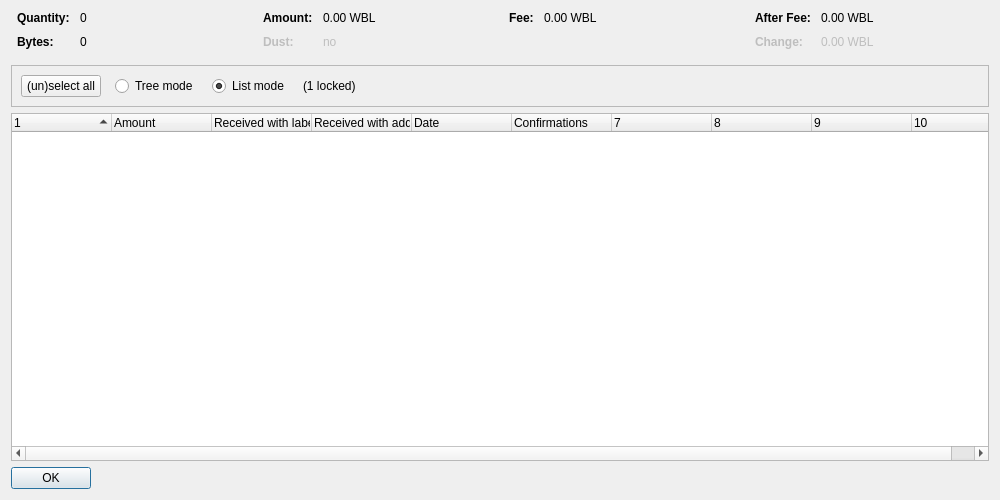
<?xml version="1.0" encoding="UTF-8"?>
<ui version="4.0">
 <class>CoinControlDialog</class>
 <widget class="QDialog" name="CoinControlDialog">
  <property name="geometry">
   <rect>
    <x>0</x>
    <y>0</y>
    <width>1000</width>
    <height>500</height>
   </rect>
  </property>
  <property name="windowTitle">
   <string>Coin Selection</string>
  </property>
  <layout class="QVBoxLayout" name="verticalLayout">
   <item>
    <layout class="QHBoxLayout" name="horizontalLayoutTop" stretch="0,0,0,0">
     <property name="topMargin">
      <number>0</number>
     </property>
     <property name="bottomMargin">
      <number>10</number>
     </property>
     <item>
      <layout class="QFormLayout" name="formLayoutCoinControl1">
       <property name="horizontalSpacing">
        <number>10</number>
       </property>
       <property name="verticalSpacing">
        <number>10</number>
       </property>
       <property name="leftMargin">
        <number>6</number>
       </property>
       <property name="rightMargin">
        <number>6</number>
       </property>
       <item row="0" column="0">
        <widget class="QLabel" name="labelCoinControlQuantityText">
         <property name="font">
          <font>
           <weight>75</weight>
           <bold>true</bold>
          </font>
         </property>
         <property name="text">
          <string>Quantity:</string>
         </property>
        </widget>
       </item>
       <item row="0" column="1">
        <widget class="QLabel" name="labelCoinControlQuantity">
         <property name="cursor">
          <cursorShape>IBeamCursor</cursorShape>
         </property>
         <property name="contextMenuPolicy">
          <enum>Qt::ActionsContextMenu</enum>
         </property>
         <property name="text">
          <string notr="true">0</string>
         </property>
         <property name="textInteractionFlags">
          <set>Qt::LinksAccessibleByMouse|Qt::TextSelectableByKeyboard|Qt::TextSelectableByMouse</set>
         </property>
        </widget>
       </item>
       <item row="1" column="0">
        <widget class="QLabel" name="labelCoinControlBytesText">
         <property name="font">
          <font>
           <weight>75</weight>
           <bold>true</bold>
          </font>
         </property>
         <property name="text">
          <string>Bytes:</string>
         </property>
        </widget>
       </item>
       <item row="1" column="1">
        <widget class="QLabel" name="labelCoinControlBytes">
         <property name="cursor">
          <cursorShape>IBeamCursor</cursorShape>
         </property>
         <property name="contextMenuPolicy">
          <enum>Qt::ActionsContextMenu</enum>
         </property>
         <property name="text">
          <string notr="true">0</string>
         </property>
         <property name="textInteractionFlags">
          <set>Qt::LinksAccessibleByMouse|Qt::TextSelectableByKeyboard|Qt::TextSelectableByMouse</set>
         </property>
        </widget>
       </item>
      </layout>
     </item>
     <item>
      <layout class="QFormLayout" name="formLayoutCoinControl2">
       <property name="horizontalSpacing">
        <number>10</number>
       </property>
       <property name="verticalSpacing">
        <number>10</number>
       </property>
       <property name="leftMargin">
        <number>6</number>
       </property>
       <property name="rightMargin">
        <number>6</number>
       </property>
       <item row="0" column="0">
        <widget class="QLabel" name="labelCoinControlAmountText">
         <property name="font">
          <font>
           <weight>75</weight>
           <bold>true</bold>
          </font>
         </property>
         <property name="text">
          <string>Amount:</string>
         </property>
        </widget>
       </item>
       <item row="0" column="1">
        <widget class="QLabel" name="labelCoinControlAmount">
         <property name="cursor">
          <cursorShape>IBeamCursor</cursorShape>
         </property>
         <property name="contextMenuPolicy">
          <enum>Qt::ActionsContextMenu</enum>
         </property>
         <property name="text">
          <string notr="true">0.00 WBL</string>
         </property>
         <property name="textInteractionFlags">
          <set>Qt::LinksAccessibleByMouse|Qt::TextSelectableByKeyboard|Qt::TextSelectableByMouse</set>
         </property>
        </widget>
       </item>
       <item row="1" column="0">
        <widget class="QLabel" name="labelCoinControlLowOutputText">
         <property name="enabled">
          <bool>false</bool>
         </property>
         <property name="font">
          <font>
           <weight>75</weight>
           <bold>true</bold>
          </font>
         </property>
         <property name="text">
          <string>Dust:</string>
         </property>
        </widget>
       </item>
       <item row="1" column="1">
        <widget class="QLabel" name="labelCoinControlLowOutput">
         <property name="enabled">
          <bool>false</bool>
         </property>
         <property name="cursor">
          <cursorShape>IBeamCursor</cursorShape>
         </property>
         <property name="contextMenuPolicy">
          <enum>Qt::ActionsContextMenu</enum>
         </property>
         <property name="text">
          <string notr="true">no</string>
         </property>
         <property name="textInteractionFlags">
          <set>Qt::LinksAccessibleByMouse|Qt::TextSelectableByKeyboard|Qt::TextSelectableByMouse</set>
         </property>
        </widget>
       </item>
      </layout>
     </item>
     <item>
      <layout class="QFormLayout" name="formLayoutCoinControl3">
       <property name="horizontalSpacing">
        <number>10</number>
       </property>
       <property name="verticalSpacing">
        <number>10</number>
       </property>
       <property name="leftMargin">
        <number>6</number>
       </property>
       <property name="rightMargin">
        <number>6</number>
       </property>
       <item row="0" column="0">
        <widget class="QLabel" name="labelCoinControlFeeText">
         <property name="font">
          <font>
           <weight>75</weight>
           <bold>true</bold>
          </font>
         </property>
         <property name="text">
          <string>Fee:</string>
         </property>
        </widget>
       </item>
       <item row="0" column="1">
        <widget class="QLabel" name="labelCoinControlFee">
         <property name="cursor">
          <cursorShape>IBeamCursor</cursorShape>
         </property>
         <property name="contextMenuPolicy">
          <enum>Qt::ActionsContextMenu</enum>
         </property>
         <property name="text">
          <string notr="true">0.00 WBL</string>
         </property>
         <property name="textInteractionFlags">
          <set>Qt::LinksAccessibleByMouse|Qt::TextSelectableByKeyboard|Qt::TextSelectableByMouse</set>
         </property>
        </widget>
       </item>
      </layout>
     </item>
     <item>
      <layout class="QFormLayout" name="formLayoutCoinControl4">
       <property name="horizontalSpacing">
        <number>10</number>
       </property>
       <property name="verticalSpacing">
        <number>10</number>
       </property>
       <property name="leftMargin">
        <number>6</number>
       </property>
       <property name="rightMargin">
        <number>6</number>
       </property>
       <item row="0" column="0">
        <widget class="QLabel" name="labelCoinControlAfterFeeText">
         <property name="font">
          <font>
           <weight>75</weight>
           <bold>true</bold>
          </font>
         </property>
         <property name="text">
          <string>After Fee:</string>
         </property>
        </widget>
       </item>
       <item row="0" column="1">
        <widget class="QLabel" name="labelCoinControlAfterFee">
         <property name="cursor">
          <cursorShape>IBeamCursor</cursorShape>
         </property>
         <property name="contextMenuPolicy">
          <enum>Qt::ActionsContextMenu</enum>
         </property>
         <property name="text">
          <string notr="true">0.00 WBL</string>
         </property>
         <property name="textInteractionFlags">
          <set>Qt::LinksAccessibleByMouse|Qt::TextSelectableByKeyboard|Qt::TextSelectableByMouse</set>
         </property>
        </widget>
       </item>
       <item row="1" column="0">
        <widget class="QLabel" name="labelCoinControlChangeText">
         <property name="enabled">
          <bool>false</bool>
         </property>
         <property name="font">
          <font>
           <weight>75</weight>
           <bold>true</bold>
          </font>
         </property>
         <property name="text">
          <string>Change:</string>
         </property>
        </widget>
       </item>
       <item row="1" column="1">
        <widget class="QLabel" name="labelCoinControlChange">
         <property name="enabled">
          <bool>false</bool>
         </property>
         <property name="cursor">
          <cursorShape>IBeamCursor</cursorShape>
         </property>
         <property name="contextMenuPolicy">
          <enum>Qt::ActionsContextMenu</enum>
         </property>
         <property name="text">
          <string notr="true">0.00 WBL</string>
         </property>
         <property name="textInteractionFlags">
          <set>Qt::LinksAccessibleByMouse|Qt::TextSelectableByKeyboard|Qt::TextSelectableByMouse</set>
         </property>
        </widget>
       </item>
      </layout>
     </item>
    </layout>
   </item>
   <item>
    <widget class="QFrame" name="frame">
     <property name="minimumSize">
      <size>
       <width>0</width>
       <height>40</height>
      </size>
     </property>
     <property name="frameShape">
      <enum>QFrame::StyledPanel</enum>
     </property>
     <property name="frameShadow">
      <enum>QFrame::Sunken</enum>
     </property>
     <layout class="QHBoxLayout" name="horizontalLayout">
      <item>
       <layout class="QHBoxLayout" name="horizontalLayoutPanel" stretch="0,0,0,0,0">
        <property name="spacing">
         <number>14</number>
        </property>
        <item>
         <widget class="QPushButton" name="pushButtonSelectAll">
          <property name="sizePolicy">
           <sizepolicy hsizetype="Maximum" vsizetype="Fixed">
            <horstretch>0</horstretch>
            <verstretch>0</verstretch>
           </sizepolicy>
          </property>
          <property name="text">
           <string>(un)select all</string>
          </property>
          <property name="autoDefault">
           <bool>false</bool>
          </property>
         </widget>
        </item>
        <item>
         <widget class="QRadioButton" name="radioTreeMode">
          <property name="sizePolicy">
           <sizepolicy hsizetype="Maximum" vsizetype="Fixed">
            <horstretch>0</horstretch>
            <verstretch>0</verstretch>
           </sizepolicy>
          </property>
          <property name="text">
           <string>Tree mode</string>
          </property>
         </widget>
        </item>
        <item>
         <widget class="QRadioButton" name="radioListMode">
          <property name="sizePolicy">
           <sizepolicy hsizetype="Maximum" vsizetype="Fixed">
            <horstretch>0</horstretch>
            <verstretch>0</verstretch>
           </sizepolicy>
          </property>
          <property name="text">
           <string>List mode</string>
          </property>
          <property name="checked">
           <bool>true</bool>
          </property>
         </widget>
        </item>
        <item>
         <widget class="QLabel" name="labelLocked">
          <property name="text">
           <string notr="true">(1 locked)</string>
          </property>
         </widget>
        </item>
        <item>
         <spacer name="horizontalSpacer">
          <property name="orientation">
           <enum>Qt::Horizontal</enum>
          </property>
          <property name="sizeHint" stdset="0">
           <size>
            <width>40</width>
            <height>20</height>
           </size>
          </property>
         </spacer>
        </item>
       </layout>
      </item>
     </layout>
    </widget>
   </item>
   <item>
    <widget class="CoinControlTreeWidget" name="treeWidget">
     <property name="contextMenuPolicy">
      <enum>Qt::CustomContextMenu</enum>
     </property>
     <property name="sortingEnabled">
      <bool>false</bool>
     </property>
     <property name="columnCount">
      <number>10</number>
     </property>
     <attribute name="headerShowSortIndicator" stdset="0">
      <bool>true</bool>
     </attribute>
     <attribute name="headerStretchLastSection">
      <bool>false</bool>
     </attribute>
     <column>
      <property name="text">
       <string/>
      </property>
     </column>
     <column>
      <property name="text">
       <string>Amount</string>
      </property>
     </column>
     <column>
      <property name="text">
       <string>Received with label</string>
      </property>
     </column>
     <column>
      <property name="text">
       <string>Received with address</string>
      </property>
     </column>
     <column>
      <property name="text">
       <string>Date</string>
      </property>
     </column>
     <column>
      <property name="text">
       <string>Confirmations</string>
      </property>
      <property name="toolTip">
       <string>Confirmed</string>
      </property>
     </column>
     <column>
      <property name="text">
       <string/>
      </property>
     </column>
     <column>
      <property name="text">
       <string/>
      </property>
     </column>
     <column>
      <property name="text">
       <string/>
      </property>
     </column>
     <column>
      <property name="text">
       <string/>
      </property>
     </column>
    </widget>
   </item>
   <item>
    <widget class="QDialogButtonBox" name="buttonBox">
     <property name="sizePolicy">
      <sizepolicy hsizetype="Maximum" vsizetype="Fixed">
       <horstretch>0</horstretch>
       <verstretch>0</verstretch>
      </sizepolicy>
     </property>
     <property name="orientation">
      <enum>Qt::Horizontal</enum>
     </property>
     <property name="standardButtons">
      <set>QDialogButtonBox::Ok</set>
     </property>
    </widget>
   </item>
  </layout>
 </widget>
 <customwidgets>
  <customwidget>
   <class>CoinControlTreeWidget</class>
   <extends>QTreeWidget</extends>
   <header>coincontroltreewidget.h</header>
  </customwidget>
 </customwidgets>
 <resources/>
 <connections/>
</ui>
